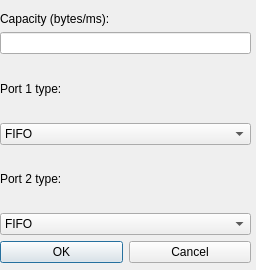
<?xml version="1.0" encoding="UTF-8"?>
<ui version="4.0">
 <class>LinkDialog</class>
 <widget class="QDialog" name="LinkDialog">
  <property name="geometry">
   <rect>
    <x>0</x>
    <y>0</y>
    <width>256</width>
    <height>270</height>
   </rect>
  </property>
  <property name="minimumSize">
   <size>
    <width>256</width>
    <height>270</height>
   </size>
  </property>
  <property name="maximumSize">
   <size>
    <width>256</width>
    <height>270</height>
   </size>
  </property>
  <property name="windowTitle">
   <string>Dialog</string>
  </property>
  <widget class="QWidget" name="layoutWidget">
   <property name="geometry">
    <rect>
     <x>0</x>
     <y>12</y>
     <width>251</width>
     <height>251</height>
    </rect>
   </property>
   <layout class="QVBoxLayout" name="verticalLayout">
    <property name="sizeConstraint">
     <enum>QLayout::SetNoConstraint</enum>
    </property>
    <item>
     <widget class="QLabel" name="timelabel">
      <property name="sizePolicy">
       <sizepolicy hsizetype="Preferred" vsizetype="Fixed">
        <horstretch>0</horstretch>
        <verstretch>0</verstretch>
       </sizepolicy>
      </property>
      <property name="text">
       <string>Capacity (bytes/ms):</string>
      </property>
     </widget>
    </item>
    <item>
     <layout class="QHBoxLayout" name="horizontalLayout_3">
      <item>
       <widget class="QLineEdit" name="capacity">
        <property name="enabled">
         <bool>true</bool>
        </property>
        <property name="readOnly">
         <bool>false</bool>
        </property>
       </widget>
      </item>
     </layout>
    </item>
    <item>
     <widget class="QLabel" name="port1Name">
      <property name="text">
       <string>Port 1 type:</string>
      </property>
     </widget>
    </item>
    <item>
     <widget class="QComboBox" name="port1Type">
      <item>
       <property name="text">
        <string>FIFO</string>
       </property>
      </item>
      <item>
       <property name="text">
        <string>Prioritized</string>
       </property>
      </item>
     </widget>
    </item>
    <item>
     <widget class="QLabel" name="port2Name">
      <property name="text">
       <string>Port 2 type:</string>
      </property>
     </widget>
    </item>
    <item>
     <widget class="QComboBox" name="port2Type">
      <item>
       <property name="text">
        <string>FIFO</string>
       </property>
      </item>
      <item>
       <property name="text">
        <string>Prioritized</string>
       </property>
      </item>
     </widget>
    </item>
    <item>
     <layout class="QHBoxLayout" name="horizontalLayout">
      <item>
       <widget class="QPushButton" name="OK">
        <property name="text">
         <string>OK</string>
        </property>
       </widget>
      </item>
      <item>
       <widget class="QPushButton" name="Cancel">
        <property name="text">
         <string>Cancel</string>
        </property>
       </widget>
      </item>
     </layout>
    </item>
   </layout>
  </widget>
 </widget>
 <resources/>
 <connections>
  <connection>
   <sender>OK</sender>
   <signal>clicked()</signal>
   <receiver>LinkDialog</receiver>
   <slot>accept()</slot>
   <hints>
    <hint type="sourcelabel">
     <x>61</x>
     <y>240</y>
    </hint>
    <hint type="destinationlabel">
     <x>70</x>
     <y>265</y>
    </hint>
   </hints>
  </connection>
  <connection>
   <sender>Cancel</sender>
   <signal>clicked()</signal>
   <receiver>LinkDialog</receiver>
   <slot>reject()</slot>
   <hints>
    <hint type="sourcelabel">
     <x>184</x>
     <y>247</y>
    </hint>
    <hint type="destinationlabel">
     <x>195</x>
     <y>267</y>
    </hint>
   </hints>
  </connection>
 </connections>
</ui>
